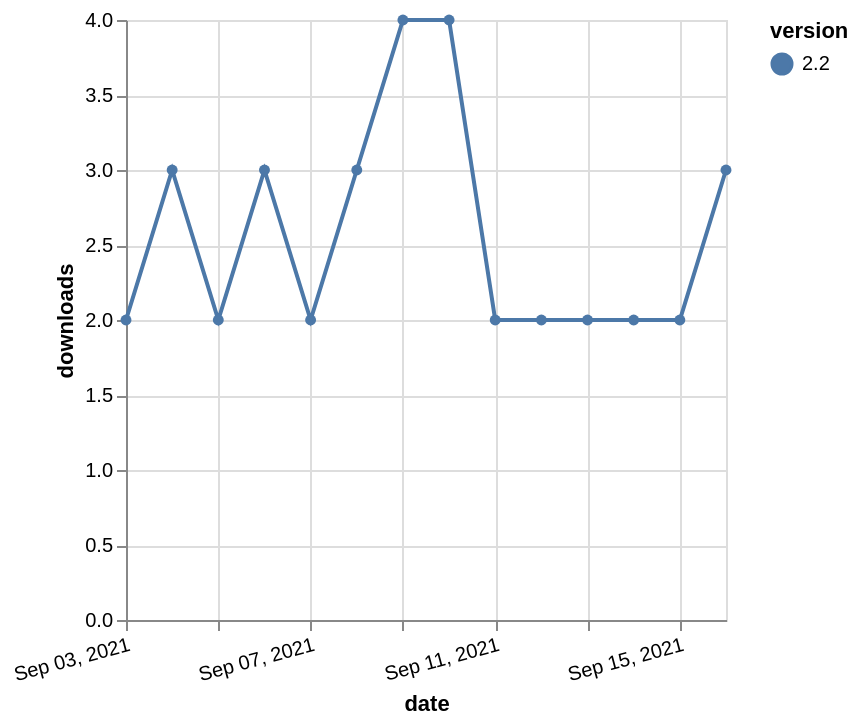

Specify this chart in Vega-Lite:
### Vega-Lite specification from a JSON file in a GitHub repository (floating-point values rounded to 4 significant figures)
{"$schema": "https://vega.github.io/schema/vega-lite/v5.json", "description": "A simple bar chart with embedded data.", "data": {"values": [{"date": "2021-09-03", "total": 2824, "delta": 2, "version": "2.2"}, {"date": "2021-09-04", "total": 2827, "delta": 3, "version": "2.2"}, {"date": "2021-09-05", "total": 2829, "delta": 2, "version": "2.2"}, {"date": "2021-09-06", "total": 2832, "delta": 3, "version": "2.2"}, {"date": "2021-09-07", "total": 2834, "delta": 2, "version": "2.2"}, {"date": "2021-09-08", "total": 2837, "delta": 3, "version": "2.2"}, {"date": "2021-09-09", "total": 2841, "delta": 4, "version": "2.2"}, {"date": "2021-09-10", "total": 2845, "delta": 4, "version": "2.2"}, {"date": "2021-09-11", "total": 2847, "delta": 2, "version": "2.2"}, {"date": "2021-09-12", "total": 2849, "delta": 2, "version": "2.2"}, {"date": "2021-09-13", "total": 2851, "delta": 2, "version": "2.2"}, {"date": "2021-09-14", "total": 2853, "delta": 2, "version": "2.2"}, {"date": "2021-09-15", "total": 2855, "delta": 2, "version": "2.2"}, {"date": "2021-09-16", "total": 2858, "delta": 3, "version": "2.2"}]}, "width": "container", "mark": {"type": "line", "point": {"filled": true}}, "encoding": {"x": {"field": "date", "type": "temporal", "timeUnit": "yearmonthdate", "title": "date", "axis": {"labelAngle": -15}}, "y": {"field": "delta", "type": "quantitative", "title": "downloads"}, "color": {"field": "version", "type": "nominal"}, "tooltip": {"field": "delta"}}}
